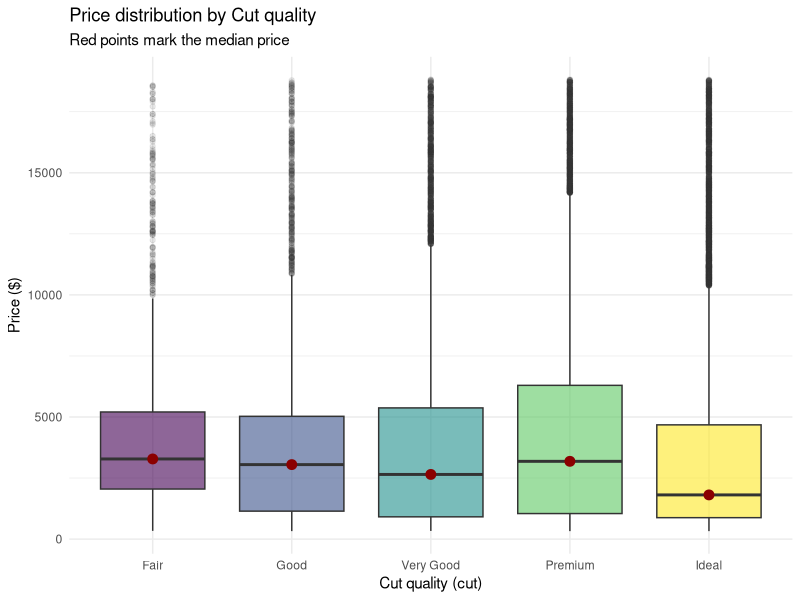
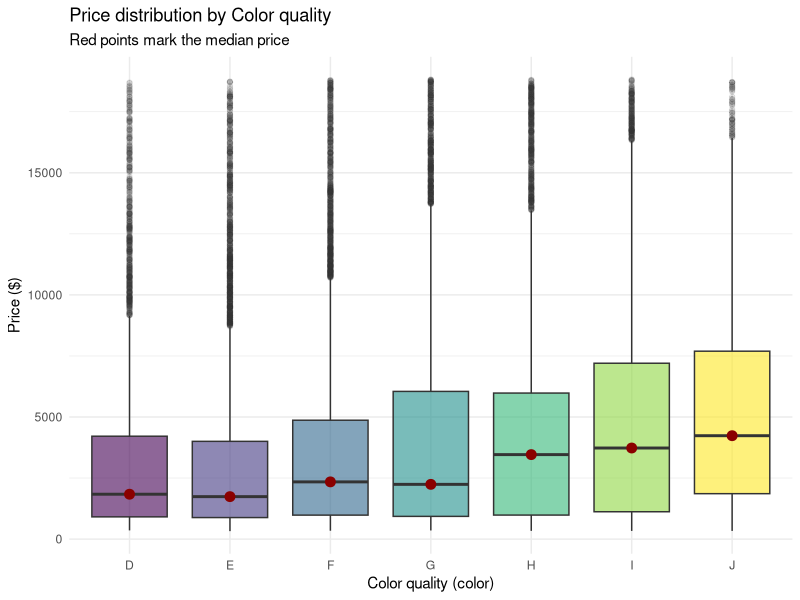
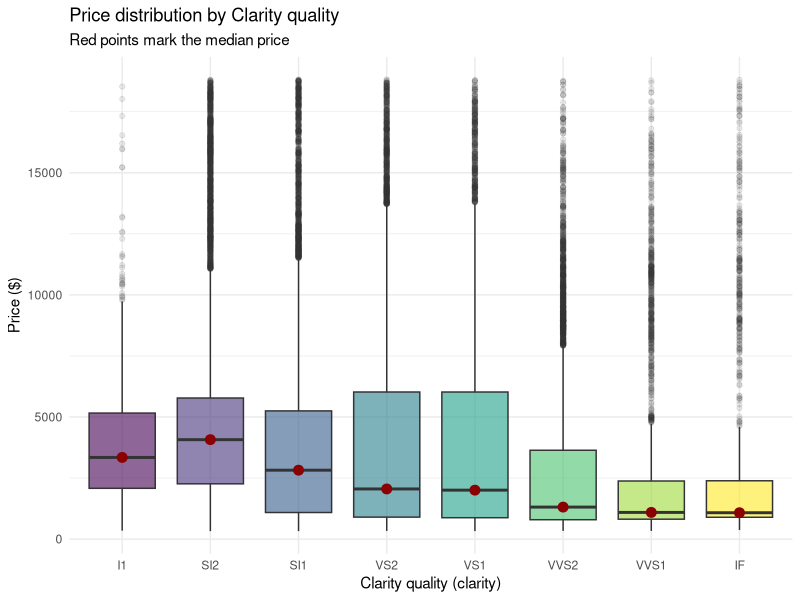
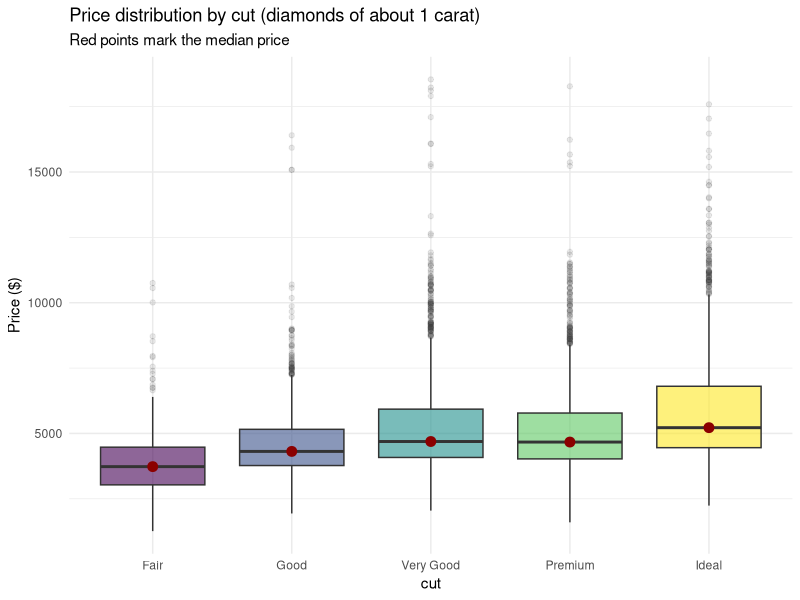
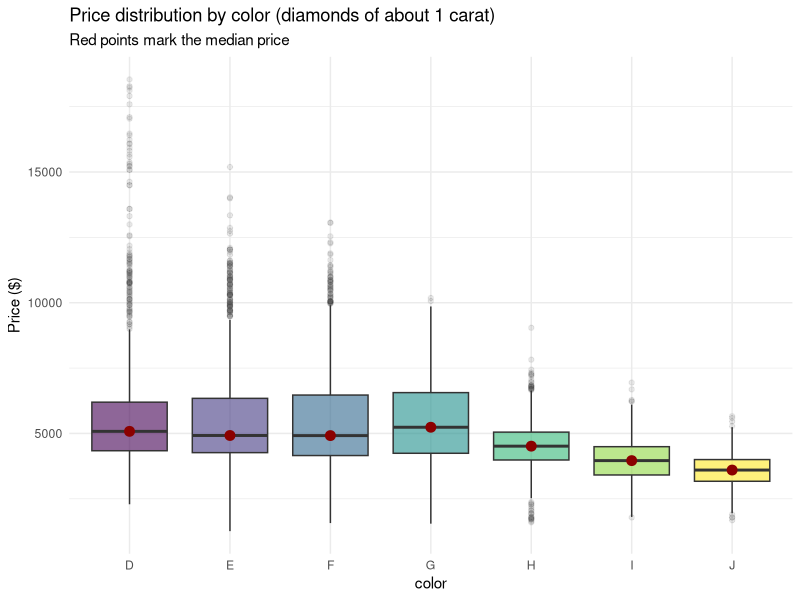
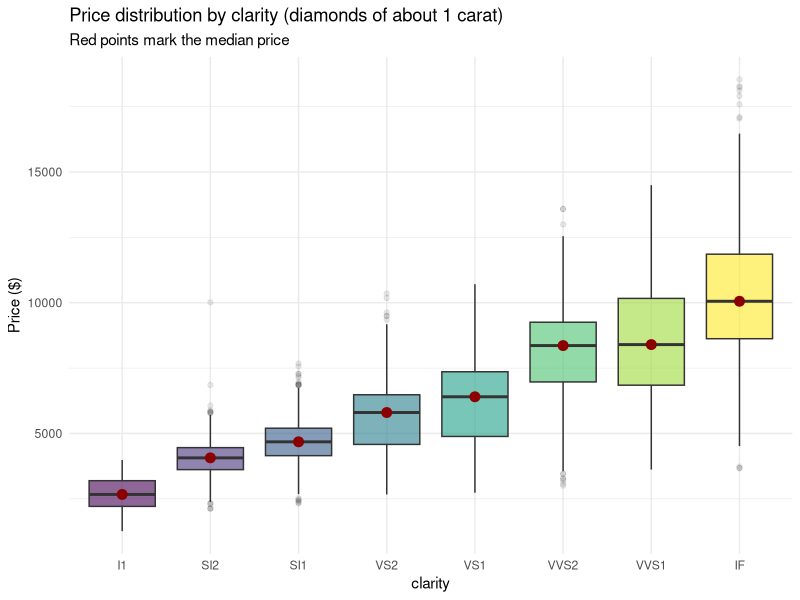

Write R code to recreate these figures, in order.
## ---- chunk 1
knitr::opts_chunk$set(cache=TRUE, message=FALSE)
## ---- chunk 2
library(ggplot2)
library(dplyr)

diamonds
## ---- chunk 3
ggplot(diamonds, aes(x = cut, y = price, fill = cut)) +
  geom_boxplot(alpha = 0.6, outlier.alpha = 0.1) +
  stat_summary(fun = median, geom = "point", color = "darkred", size = 3) +
  labs(
    title = "Price distribution by Cut quality",
    subtitle = "Red points mark the median price",
    x = "Cut quality (cut)",
    y = "Price ($)"
  ) +
  theme_minimal() +
  theme(legend.position = "none")

ggplot(diamonds, aes(x = color, y = price, fill = color)) +
  geom_boxplot(alpha = 0.6, outlier.alpha = 0.1) +
  stat_summary(fun = median, geom = "point", color = "darkred", size = 3) +
  labs(
    title = "Price distribution by Color quality",
    subtitle = "Red points mark the median price",
    x = "Color quality (color)",
    y = "Price ($)"
  ) +
  theme_minimal() +
  theme(legend.position = "none")

ggplot(diamonds, aes(x = clarity, y = price, fill = clarity)) +
  geom_boxplot(alpha = 0.6, outlier.alpha = 0.1) +
  stat_summary(fun = median, geom = "point", color = "darkred", size = 3) +
  labs(
    title = "Price distribution by Clarity quality",
    subtitle = "Red points mark the median price",
    x = "Clarity quality (clarity)",
    y = "Price ($)"
  ) +
  theme_minimal() +
  theme(legend.position = "none")
## ---- chunk 4
diamonds |>
  group_by(cut) |>
  summarise(
    mean_price = mean(price),
    mean_carat = mean(carat),
    mean_clarity = mean(as.integer(clarity))
  )
## ---- chunk 5
diamonds_1ct <- diamonds |>
  filter(carat >= 0.9, carat <= 1.1)

plot_price_by <- function(variable) {
  ggplot(diamonds_1ct, aes(x = .data[[variable]], y = price, fill = .data[[variable]])) +
    geom_boxplot(alpha = 0.6, outlier.alpha = 0.1) +
    stat_summary(fun = median, geom = "point", color = "darkred", size = 3) +
    labs(
      title = paste("Price distribution by", variable, "(diamonds of about 1 carat)"),
      subtitle = "Red points mark the median price",
      x = variable,
      y = "Price ($)"
    ) +
    theme_minimal() +
    theme(legend.position = "none")
}

plot_price_by("cut")
plot_price_by("color")
plot_price_by("clarity")
## ---- chunk 6
diamonds_f <- diamonds |>
  mutate(
    cut = relevel(factor(cut, ordered = FALSE), "Fair"),
    color = relevel(factor(color, ordered = FALSE), "J"),
    clarity = relevel(factor(clarity, ordered = FALSE), "I1")
  )

model_quality <- lm(log(price) ~ cut + color + clarity, data = diamonds_f)
round(coef(model_quality), 2)
summary(model_quality)$r.squared
## ---- chunk 7
model_carat <- lm(log(price) ~ log(carat) + cut + color + clarity, data = diamonds_f)
round(coef(model_carat), 2)
summary(model_carat)$r.squared
